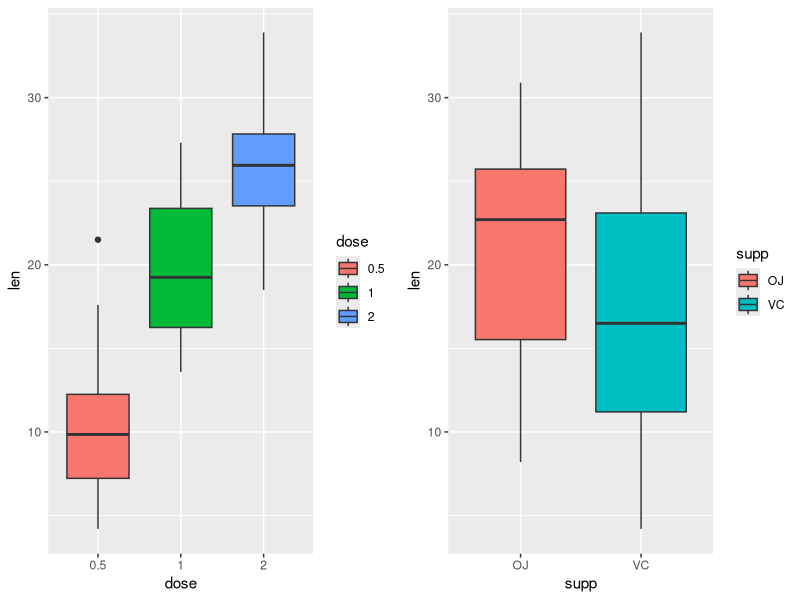
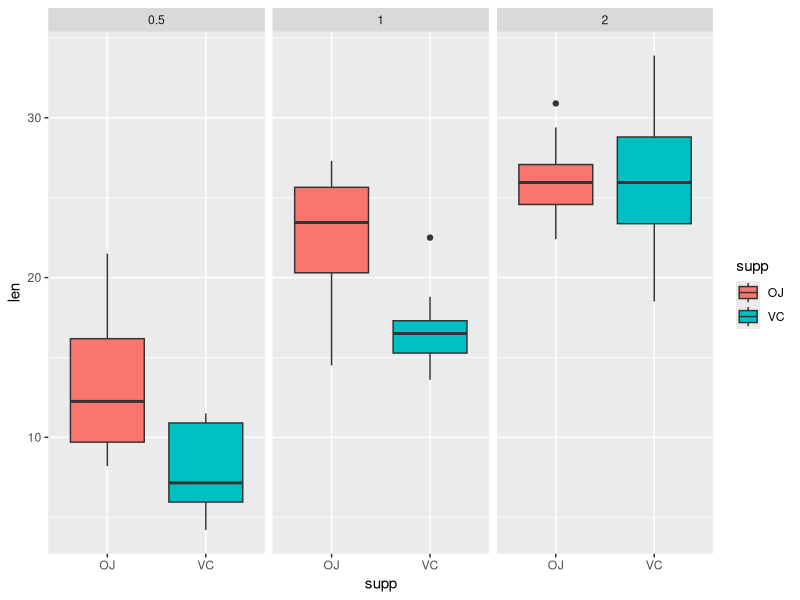

Write R code to recreate these figures, in order. (Note: this script raises an error after producing the figures.)
## ---- chunk 1
# Libraries
library(datasets)
library(ggplot2)
library(grid)
library(gridExtra)

# Load data & basic data info
data(ToothGrowth)
ToothGrowth$dose <- as.factor(ToothGrowth$dose)
summary(ToothGrowth)
## ---- chunk 2
# Plot length vs dose & supp
g1 <- ggplot(aes(x = dose, y = len), data = ToothGrowth) + geom_boxplot(aes(fill = dose))
g2 <- ggplot(aes(x = supp, y = len), data = ToothGrowth) + geom_boxplot(aes(fill = supp))
grid.arrange(g1, g2, ncol=2)

ggplot(aes(x = supp, y = len), data = ToothGrowth) + 
    geom_boxplot(aes(fill = supp)) + facet_wrap(~ dose)
## ---- chunk 3
tt <- t.test(len ~ supp, paired = F, var.equal = F, data = ToothGrowth)
tt
## ---- chunk 4
    dose1 <- subset(ToothGrowth, dose %in% c(0.5, 1.0))
    dose2 <- subset(ToothGrowth, dose %in% c(0.5, 2.0))
    dose3 <- subset(ToothGrowth, dose %in% c(1.0, 2.0))
    t1 <- t.test(len ~ dose, paired = F, var.equal = F, data = dose1)
    t2 <- t.test(len ~ dose, paired = F, var.equal = F, data = dose2)
    t3 <- t.test(len ~ dose, paired = F, var.equal = F, data = dose3)
## ---- chunk 5
sessionInfo()
